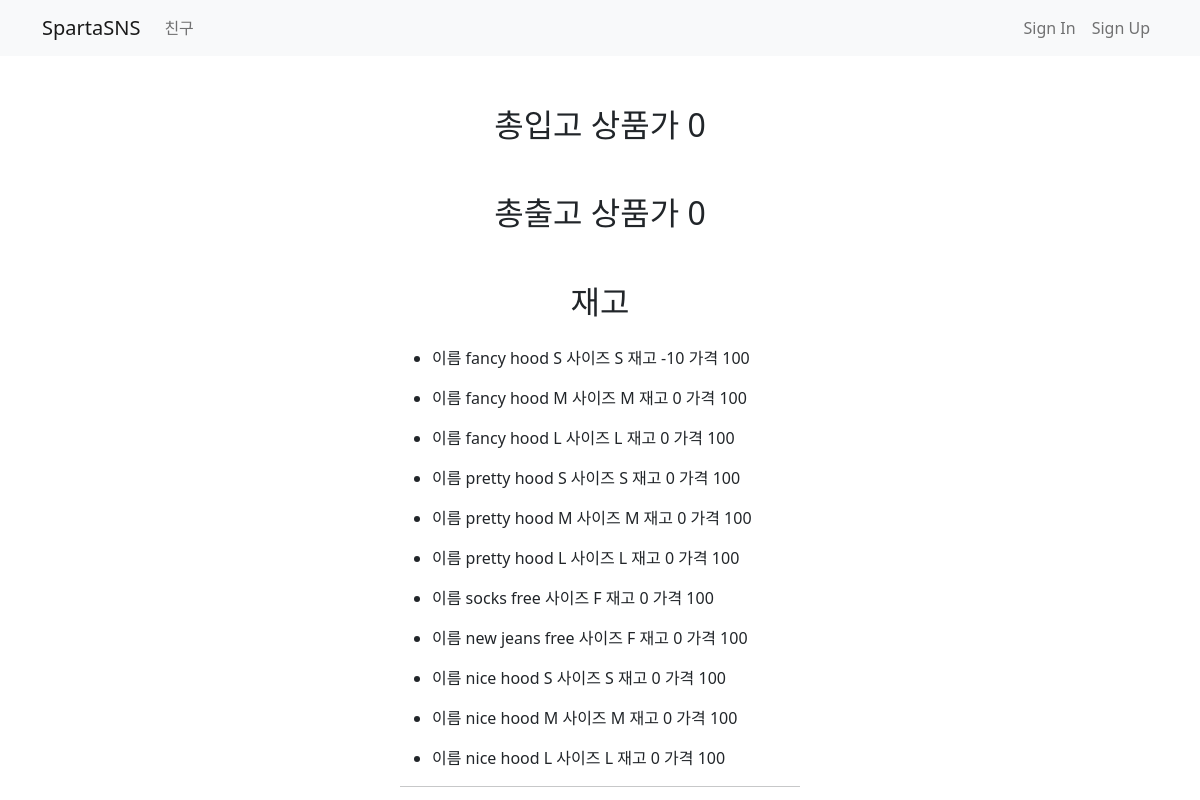
The app's page /inventory/, older data.
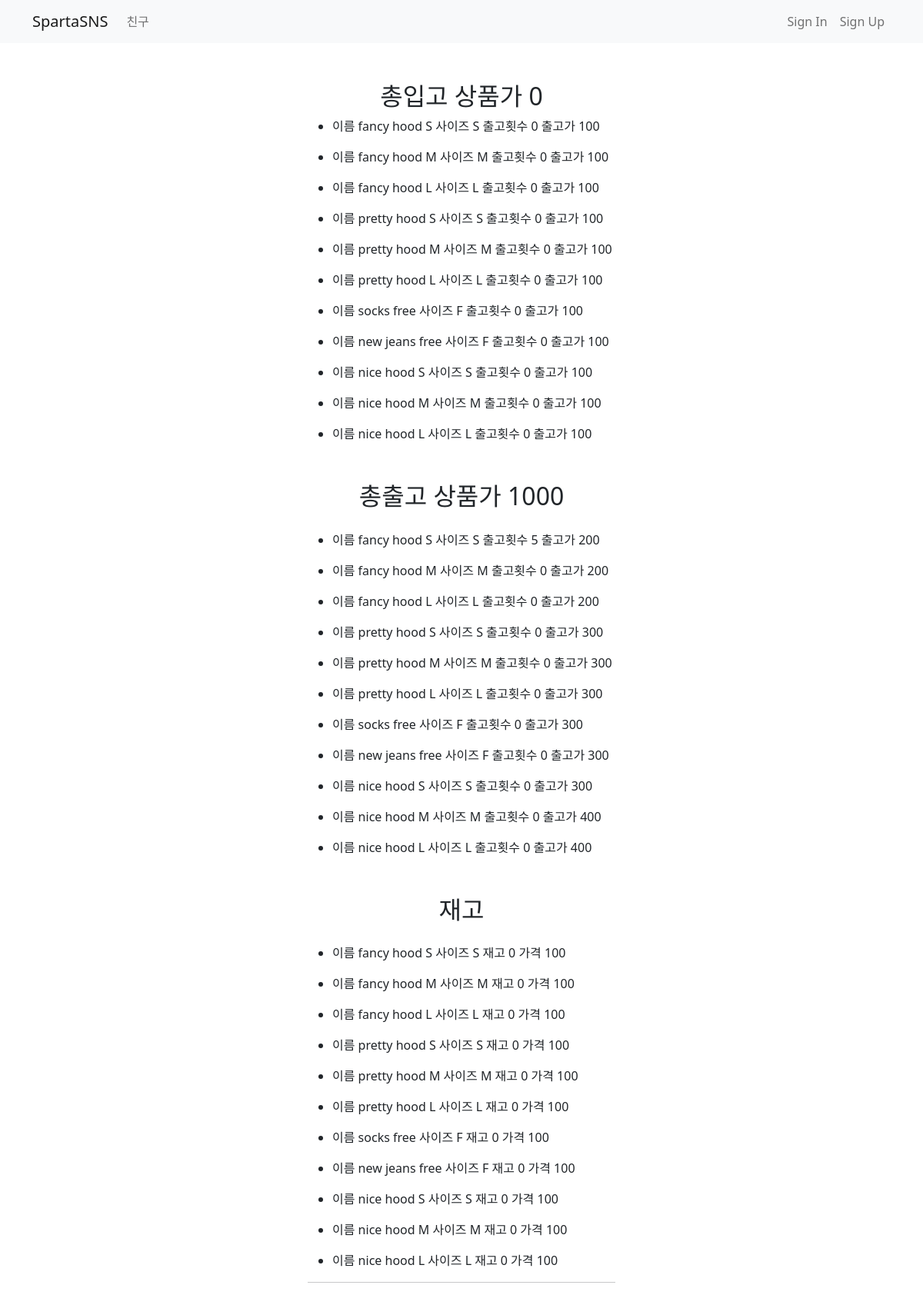
The same page, newer data.
### stock/models.py (models this page shows)
class Product(models.Model):
    class Meta:
        db_table ="my_product"
    codes = (
        ('hood1', 'fancy hood'),
        ('hood2', 'pretty hood'),
        ('hood3', 'hice hood'),
        ('socks', 'socks'),
        ('jeans', 'new jeans'),
    )
    name = models.CharField(default = 'fancy hood',max_length=100)
    description = models.TextField(default = "write anything")
    price = models.IntegerField(default=0)
    num = models.IntegerField(default=0)
    sizes = (
        ('S', 'Small'),
        ('M', 'Medium'),
        ('L', 'Large'),
        ('F', 'Free'),
    )
    code = models.CharField(choices=codes, default='hood1', max_length=5)
    size = models.CharField(choices=sizes, max_length=1)
    """
    상품 모델입니다.
    상품 코드, 상품 이름, 상품 설명, 상품 가격, 사이즈 필드를 가집니다.
    """

class Inbound(models.Model):
    class Meta:
        db_table ="my_inbound"
    product = models.OneToOneField("Product", on_delete=models.CASCADE)
    num = models.IntegerField(default=0)
    created_at = models.DateTimeField(auto_now_add=True)
    price = models.IntegerField(default=0)

class Outbound(models.Model):
    class Meta:
        db_table ="my_outbound"
    product = models.OneToOneField("Product", on_delete=models.CASCADE)
    num = models.IntegerField(default=0)
    created_at = models.DateTimeField(auto_now_add=True)
    price = models.IntegerField(default=0)

### stock/views.py (the view)
# urls.py: path('inventory/', views.inventory, name='inventory'),
def inventory(request):
    if request.method == 'GET':
        all_outbound = Outbound.objects.all()
        all_inbound = Inbound.objects.all()
        all_product = Product.objects.all()
        total_outbound_price = 0
        total_inbound_price = 0
        for i in all_outbound:
            for j in range(i.num):
                total_outbound_price += i.price
        for i in all_inbound:
            for j in range(i.num):
                total_inbound_price += i.price
        return render(request, 'stock/inventory.html',  context={'outbound': all_outbound, 'inventory': all_product, 'inbound': all_inbound, 'total_outbound_price': total_outbound_price, 'total_inbound_price': total_inbound_price})
    elif request.method == 'POST':
        all_outbound = Outbound.objects.all()
        all_inbound = Inbound.objects.all()
        all_product = Product.objects.all()
        return render(request, 'stock/inventory.html', context={'outbound': all_outbound, 'inventory': all_product, 'inbound': all_inbound})

### templates/stock/inventory.html (shortened to what this page needs)
{% extends 'base.html' %}
{% block content %}
    <div class="container">
        <div class="wrap">
            <form class="form-area" method="post" action="/inventory/">
                <div>
                    <h2 class="title-center"> 총입고 상품가 {{total_inbound_price}}</h2>
                    <div>
                        {% for list in inbound %}
                        <ul>
                            <li>
                                이름 {{ list.product.name }}
                                사이즈 {{ list.product.size }}
                                출고횟수 {{ list.num }}
                                출고가 {{ list.price }}
                            </li>
                        </ul>
                        {% endfor %}
                    </div>
                    <h2 class="title-center"> 총출고 상품가 {{total_outbound_price}}</h2>
                    <div>
                        {% for list in outbound %}
                        <ul>
                            <li>
                                이름 {{ list.product.name }}
                                사이즈 {{ list.product.size }}
                                출고횟수 {{ list.num }}
                                출고가 {{ list.price }}
                            </li>
                        </ul>
                        {% endfor %}
                    </div>
                    <h2 class="title-center"> 재고</h2>
                    <div>
                        {% for list in inventory %}
                        <ul>
                            <li>
                                이름 {{ list.name }}
                                사이즈 {{ list.size }}
                                재고 {{ list.num }}
                                가격 {{ list.price }}
                            </li>
                        </ul>
                        {% endfor %}
                    </div>
                </div>
                <hr>
            </form>
        </div>
    </div>
{% endblock %}

### templates/base.html (shortened to what this page needs)
<!DOCTYPE html>
<html lang="en">
<head>
    <link href="https://cdn.jsdelivr.net/npm/bootstrap@5.0.0-beta3/dist/css/bootstrap.min.css" rel="stylesheet"
>
</head>
<body>
<nav class="navbar navbar-expand-lg navbar-light bg-light">
    <div class="container">
        <a class="navbar-brand" href="/">SpartaSNS</a>
        <div class="collapse navbar-collapse" id="navbarSupportedContent">
            <ul class="navbar-nav mr-auto">
                <li class="nav-item active">
                    <a class="nav-link" href="#"> 친구 </a>
                </li>
            </ul>
        </div>
        <form class="form-inline my-2 my-lg-0">
            <ul class="navbar-nav mr-auto">
                <li class="nav-item active">
                    <a class="nav-link" href="/sign-in"> Sign In </a>
                </li>
                <li class="nav-item active">
                    <a class="nav-link" href="/sign-up"> Sign Up </a>
                </li>
            </ul>
        </form>
    </div>
</nav>
{% block content %}
{% endblock %}
</body>
</html>

### templates/base.html (style rules this page uses)
.title-center { text-align: center; margin-top: 50px; }
.wrap { width: 400px; margin: 0 auto; }
.form-area { margin-top: 25px; }

Row changes from the older to the newer data that the page shows:
added Inbound: product.name "fancy hood S", product.size "S", num "0", price "100"
added Inbound: product.name "fancy hood M", product.size "M", num "0", price "100"
added Inbound: product.name "fancy hood L", product.size "L", num "0", price "100"
added Inbound: product.name "pretty hood S", product.size "S", num "0", price "100"
added Inbound: product.name "pretty hood M", product.size "M", num "0", price "100"
added Inbound: product.name "pretty hood L", product.size "L", num "0", price "100"
added Inbound: product.name "socks free", product.size "F", num "0", price "100"
added Inbound: product.name "new jeans free", product.size "F", num "0", price "100"
added Inbound: product.name "nice hood S", product.size "S", num "0", price "100"
added Inbound: product.name "nice hood M", product.size "M", num "0", price "100"
added Inbound: product.name "nice hood L", product.size "L", num "0", price "100"
added Outbound: product.name "fancy hood S", product.size "S", num "5", price "200"
added Outbound: product.name "fancy hood M", product.size "M", num "0", price "200"
added Outbound: product.name "fancy hood L", product.size "L", num "0", price "200"
added Outbound: product.name "pretty hood S", product.size "S", num "0", price "300"
added Outbound: product.name "pretty hood M", product.size "M", num "0", price "300"
added Outbound: product.name "pretty hood L", product.size "L", num "0", price "300"
added Outbound: product.name "socks free", product.size "F", num "0", price "300"
added Outbound: product.name "new jeans free", product.size "F", num "0", price "300"
added Outbound: product.name "nice hood S", product.size "S", num "0", price "300"
added Outbound: product.name "nice hood M", product.size "M", num "0", price "400"
added Outbound: product.name "nice hood L", product.size "L", num "0", price "400"
changed Product "fancy hood S": num "-10" → "0"
Text that changed along with them:
{{ total_outbound_price }}: "0" → "1000"
